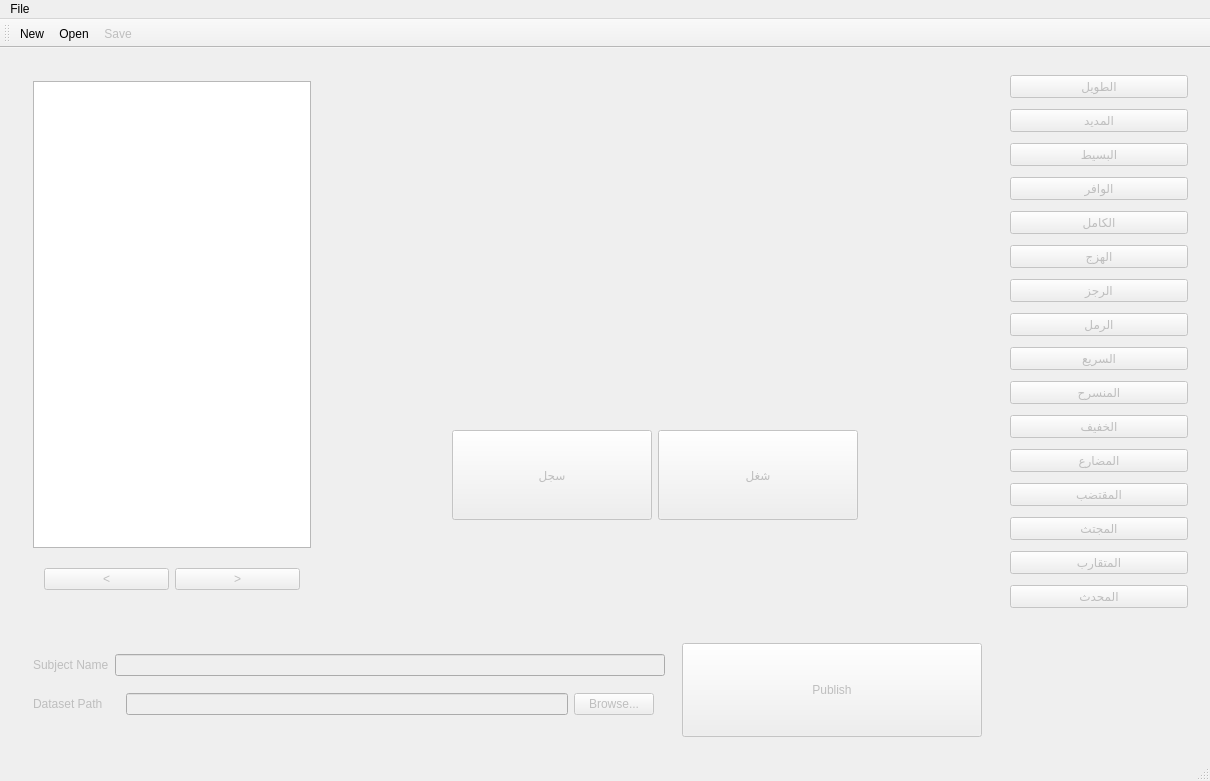
<?xml version="1.0" encoding="UTF-8"?>
<ui version="4.0">
 <class>Wazzan</class>
 <widget class="QMainWindow" name="Wazzan">
  <property name="geometry">
   <rect>
    <x>0</x>
    <y>0</y>
    <width>1210</width>
    <height>781</height>
   </rect>
  </property>
  <property name="windowTitle">
   <string>بحار</string>
  </property>
  <widget class="QWidget" name="centralWidget">
   <layout class="QGridLayout" name="gridLayout_2">
    <item row="0" column="0">
     <widget class="QWidget" name="widget_8" native="true">
      <layout class="QHBoxLayout" name="horizontalLayout_4">
       <item>
        <widget class="QWidget" name="widget_4" native="true">
         <property name="minimumSize">
          <size>
           <width>300</width>
           <height>0</height>
          </size>
         </property>
         <property name="maximumSize">
          <size>
           <width>300</width>
           <height>16777215</height>
          </size>
         </property>
         <layout class="QVBoxLayout" name="verticalLayout">
          <item>
           <widget class="QListWidget" name="wordsList"/>
          </item>
          <item>
           <widget class="QWidget" name="widget_5" native="true">
            <property name="minimumSize">
             <size>
              <width>0</width>
              <height>50</height>
             </size>
            </property>
            <layout class="QHBoxLayout" name="horizontalLayout_2">
             <item>
              <widget class="QPushButton" name="pbPrevFrame">
               <property name="enabled">
                <bool>false</bool>
               </property>
               <property name="text">
                <string>&lt;</string>
               </property>
              </widget>
             </item>
             <item>
              <widget class="QPushButton" name="pbNextFrame">
               <property name="enabled">
                <bool>false</bool>
               </property>
               <property name="text">
                <string>&gt;</string>
               </property>
              </widget>
             </item>
            </layout>
           </widget>
          </item>
         </layout>
        </widget>
       </item>
       <item>
        <widget class="QWidget" name="widget_7" native="true">
         <layout class="QVBoxLayout" name="verticalLayout_2">
          <item>
           <widget class="QLabel" name="lblInstance">
            <property name="font">
             <font>
              <family>Arial</family>
              <pointsize>42</pointsize>
             </font>
            </property>
            <property name="layoutDirection">
             <enum>Qt::RightToLeft</enum>
            </property>
            <property name="styleSheet">
             <string notr="true">text-align: right</string>
            </property>
            <property name="text">
             <string/>
            </property>
            <property name="alignment">
             <set>Qt::AlignLeading|Qt::AlignLeft|Qt::AlignVCenter</set>
            </property>
           </widget>
          </item>
          <item>
           <widget class="QWidget" name="widget_6" native="true">
            <layout class="QHBoxLayout" name="horizontalLayout_3">
             <item>
              <spacer name="horizontalSpacer">
               <property name="orientation">
                <enum>Qt::Horizontal</enum>
               </property>
               <property name="sizeHint" stdset="0">
                <size>
                 <width>40</width>
                 <height>20</height>
                </size>
               </property>
              </spacer>
             </item>
             <item>
              <widget class="QPushButton" name="pbRecord">
               <property name="enabled">
                <bool>false</bool>
               </property>
               <property name="minimumSize">
                <size>
                 <width>200</width>
                 <height>90</height>
                </size>
               </property>
               <property name="font">
                <font>
                 <family>Arial</family>
                </font>
               </property>
               <property name="text">
                <string>سجل</string>
               </property>
               <property name="icon">
                <iconset>
                 <normaloff>images/red.png</normaloff>images/red.png</iconset>
               </property>
              </widget>
             </item>
             <item>
              <widget class="QPushButton" name="pbPlay">
               <property name="enabled">
                <bool>false</bool>
               </property>
               <property name="minimumSize">
                <size>
                 <width>200</width>
                 <height>90</height>
                </size>
               </property>
               <property name="font">
                <font>
                 <family>Arial</family>
                </font>
               </property>
               <property name="text">
                <string>شغل</string>
               </property>
               <property name="icon">
                <iconset>
                 <normaloff>images/branch_close.png</normaloff>images/branch_close.png</iconset>
               </property>
              </widget>
             </item>
             <item>
              <spacer name="horizontalSpacer_2">
               <property name="orientation">
                <enum>Qt::Horizontal</enum>
               </property>
               <property name="sizeHint" stdset="0">
                <size>
                 <width>40</width>
                 <height>20</height>
                </size>
               </property>
              </spacer>
             </item>
            </layout>
           </widget>
          </item>
         </layout>
        </widget>
       </item>
      </layout>
     </widget>
    </item>
    <item row="0" column="1">
     <widget class="QWidget" name="labelWidget" native="true">
      <property name="enabled">
       <bool>true</bool>
      </property>
      <property name="minimumSize">
       <size>
        <width>200</width>
        <height>0</height>
       </size>
      </property>
      <layout class="QVBoxLayout" name="labelLayout">
       <item>
        <widget class="QPushButton" name="taweel">
         <property name="enabled">
          <bool>false</bool>
         </property>
         <property name="font">
          <font>
           <family>Arial</family>
          </font>
         </property>
         <property name="text">
          <string>الطويل</string>
         </property>
         <property name="checkable">
          <bool>true</bool>
         </property>
         <property name="autoRepeat">
          <bool>true</bool>
         </property>
         <property name="autoExclusive">
          <bool>true</bool>
         </property>
        </widget>
       </item>
       <item>
        <widget class="QPushButton" name="madeed">
         <property name="enabled">
          <bool>false</bool>
         </property>
         <property name="font">
          <font>
           <family>Arial</family>
          </font>
         </property>
         <property name="text">
          <string>المديد</string>
         </property>
         <property name="checkable">
          <bool>true</bool>
         </property>
        </widget>
       </item>
       <item>
        <widget class="QPushButton" name="baseet">
         <property name="enabled">
          <bool>false</bool>
         </property>
         <property name="font">
          <font>
           <family>Arial</family>
          </font>
         </property>
         <property name="text">
          <string>البسيط</string>
         </property>
         <property name="checkable">
          <bool>true</bool>
         </property>
        </widget>
       </item>
       <item>
        <widget class="QPushButton" name="wafir">
         <property name="enabled">
          <bool>false</bool>
         </property>
         <property name="font">
          <font>
           <family>Arial</family>
          </font>
         </property>
         <property name="text">
          <string>الوافر</string>
         </property>
         <property name="checkable">
          <bool>true</bool>
         </property>
        </widget>
       </item>
       <item>
        <widget class="QPushButton" name="kamel">
         <property name="enabled">
          <bool>false</bool>
         </property>
         <property name="font">
          <font>
           <family>Arial</family>
          </font>
         </property>
         <property name="text">
          <string>الكامل</string>
         </property>
         <property name="checkable">
          <bool>true</bool>
         </property>
        </widget>
       </item>
       <item>
        <widget class="QPushButton" name="hajz">
         <property name="enabled">
          <bool>false</bool>
         </property>
         <property name="font">
          <font>
           <family>Arial</family>
          </font>
         </property>
         <property name="text">
          <string>الهزج</string>
         </property>
         <property name="checkable">
          <bool>true</bool>
         </property>
        </widget>
       </item>
       <item>
        <widget class="QPushButton" name="rajz">
         <property name="enabled">
          <bool>false</bool>
         </property>
         <property name="font">
          <font>
           <family>Arial</family>
          </font>
         </property>
         <property name="text">
          <string>الرجز</string>
         </property>
         <property name="checkable">
          <bool>true</bool>
         </property>
        </widget>
       </item>
       <item>
        <widget class="QPushButton" name="raml">
         <property name="enabled">
          <bool>false</bool>
         </property>
         <property name="font">
          <font>
           <family>Arial</family>
          </font>
         </property>
         <property name="text">
          <string>الرمل</string>
         </property>
         <property name="checkable">
          <bool>true</bool>
         </property>
        </widget>
       </item>
       <item>
        <widget class="QPushButton" name="saree">
         <property name="enabled">
          <bool>false</bool>
         </property>
         <property name="font">
          <font>
           <family>Arial</family>
          </font>
         </property>
         <property name="text">
          <string>السريع</string>
         </property>
         <property name="checkable">
          <bool>true</bool>
         </property>
        </widget>
       </item>
       <item>
        <widget class="QPushButton" name="monsarih">
         <property name="enabled">
          <bool>false</bool>
         </property>
         <property name="font">
          <font>
           <family>Arial</family>
          </font>
         </property>
         <property name="text">
          <string>المنسرح</string>
         </property>
         <property name="checkable">
          <bool>true</bool>
         </property>
        </widget>
       </item>
       <item>
        <widget class="QPushButton" name="khafeef">
         <property name="enabled">
          <bool>false</bool>
         </property>
         <property name="font">
          <font>
           <family>Arial</family>
          </font>
         </property>
         <property name="text">
          <string>الخفيف</string>
         </property>
         <property name="checkable">
          <bool>true</bool>
         </property>
        </widget>
       </item>
       <item>
        <widget class="QPushButton" name="modaree">
         <property name="enabled">
          <bool>false</bool>
         </property>
         <property name="font">
          <font>
           <family>Arial</family>
          </font>
         </property>
         <property name="text">
          <string>المضارع</string>
         </property>
         <property name="checkable">
          <bool>true</bool>
         </property>
        </widget>
       </item>
       <item>
        <widget class="QPushButton" name="moqtadab">
         <property name="enabled">
          <bool>false</bool>
         </property>
         <property name="font">
          <font>
           <family>Arial</family>
          </font>
         </property>
         <property name="text">
          <string>المقتضب</string>
         </property>
         <property name="checkable">
          <bool>true</bool>
         </property>
        </widget>
       </item>
       <item>
        <widget class="QPushButton" name="mojtath">
         <property name="enabled">
          <bool>false</bool>
         </property>
         <property name="font">
          <font>
           <family>Arial</family>
          </font>
         </property>
         <property name="text">
          <string>المجتث</string>
         </property>
         <property name="checkable">
          <bool>true</bool>
         </property>
        </widget>
       </item>
       <item>
        <widget class="QPushButton" name="motaqarib">
         <property name="enabled">
          <bool>false</bool>
         </property>
         <property name="font">
          <font>
           <family>Arial</family>
          </font>
         </property>
         <property name="text">
          <string>المتقارب</string>
         </property>
         <property name="checkable">
          <bool>true</bool>
         </property>
        </widget>
       </item>
       <item>
        <widget class="QPushButton" name="mohdath">
         <property name="enabled">
          <bool>false</bool>
         </property>
         <property name="font">
          <font>
           <family>Arial</family>
          </font>
         </property>
         <property name="text">
          <string>المحدث</string>
         </property>
         <property name="checkable">
          <bool>true</bool>
         </property>
        </widget>
       </item>
      </layout>
     </widget>
    </item>
    <item row="1" column="0">
     <widget class="QWidget" name="widget_3" native="true">
      <property name="maximumSize">
       <size>
        <width>1000</width>
        <height>120</height>
       </size>
      </property>
      <layout class="QHBoxLayout" name="horizontalLayout">
       <item>
        <widget class="QWidget" name="publishInfoWidget" native="true">
         <property name="enabled">
          <bool>false</bool>
         </property>
         <layout class="QGridLayout" name="gridLayout">
          <item row="0" column="0">
           <widget class="QLabel" name="label_3">
            <property name="text">
             <string>Subject Name</string>
            </property>
           </widget>
          </item>
          <item row="0" column="1">
           <widget class="QLineEdit" name="subjectNameLine">
            <property name="minimumSize">
             <size>
              <width>0</width>
              <height>20</height>
             </size>
            </property>
           </widget>
          </item>
          <item row="2" column="0">
           <widget class="QLabel" name="label_4">
            <property name="text">
             <string>Dataset Path</string>
            </property>
           </widget>
          </item>
          <item row="2" column="1">
           <widget class="QWidget" name="widget_2" native="true">
            <layout class="QHBoxLayout" name="horizontalLayout_5">
             <item>
              <widget class="QLineEdit" name="publishPathLine">
               <property name="minimumSize">
                <size>
                 <width>0</width>
                 <height>20</height>
                </size>
               </property>
              </widget>
             </item>
             <item>
              <widget class="QPushButton" name="pbDatasetPath">
               <property name="text">
                <string>Browse...</string>
               </property>
              </widget>
             </item>
            </layout>
           </widget>
          </item>
         </layout>
        </widget>
       </item>
       <item>
        <widget class="QPushButton" name="pbPublish">
         <property name="enabled">
          <bool>false</bool>
         </property>
         <property name="minimumSize">
          <size>
           <width>300</width>
           <height>0</height>
          </size>
         </property>
         <property name="maximumSize">
          <size>
           <width>16777215</width>
           <height>400</height>
          </size>
         </property>
         <property name="text">
          <string>Publish</string>
         </property>
         <property name="icon">
          <iconset>
           <normaloff>images/start.png</normaloff>images/start.png</iconset>
         </property>
        </widget>
       </item>
      </layout>
     </widget>
    </item>
   </layout>
  </widget>
  <widget class="QMenuBar" name="menuBar">
   <property name="geometry">
    <rect>
     <x>0</x>
     <y>0</y>
     <width>1210</width>
     <height>22</height>
    </rect>
   </property>
   <widget class="QMenu" name="menuFile">
    <property name="title">
     <string>File</string>
    </property>
    <addaction name="actionNew_Project"/>
    <addaction name="actionOpen_Project"/>
    <addaction name="actionSave_Project"/>
   </widget>
   <addaction name="menuFile"/>
  </widget>
  <widget class="QToolBar" name="mainToolBar">
   <property name="enabled">
    <bool>true</bool>
   </property>
   <attribute name="toolBarArea">
    <enum>TopToolBarArea</enum>
   </attribute>
   <attribute name="toolBarBreak">
    <bool>false</bool>
   </attribute>
   <addaction name="actionNew_Project"/>
   <addaction name="actionOpen_Project"/>
   <addaction name="actionSave_Project"/>
  </widget>
  <widget class="QStatusBar" name="statusBar"/>
  <action name="actionSave_Project">
   <property name="enabled">
    <bool>false</bool>
   </property>
   <property name="icon">
    <iconset>
     <normaloff>../../ihm/labeler/src/style/next/images/save.png</normaloff>../../ihm/labeler/src/style/next/images/save.png</iconset>
   </property>
   <property name="text">
    <string>Save...</string>
   </property>
  </action>
  <action name="actionOpen_Project">
   <property name="icon">
    <iconset>
     <normaloff>images/folder.png</normaloff>images/folder.png</iconset>
   </property>
   <property name="text">
    <string>Open...</string>
   </property>
  </action>
  <action name="actionNew_Project">
   <property name="enabled">
    <bool>true</bool>
   </property>
   <property name="icon">
    <iconset>
     <normaloff>images/new.png</normaloff>images/new.png</iconset>
   </property>
   <property name="text">
    <string>New...</string>
   </property>
  </action>
 </widget>
 <layoutdefault spacing="6" margin="11"/>
 <resources/>
 <connections/>
</ui>
